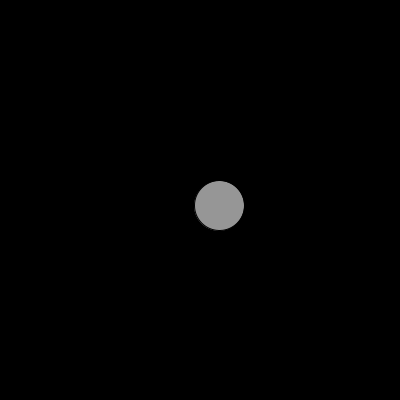
Frame 1 (no input)
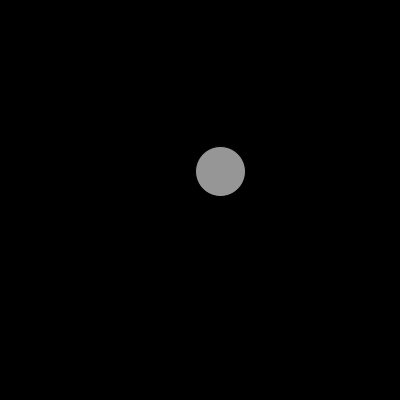
Frame 60 (the mouse pressed at the canvas centre just before this capture)
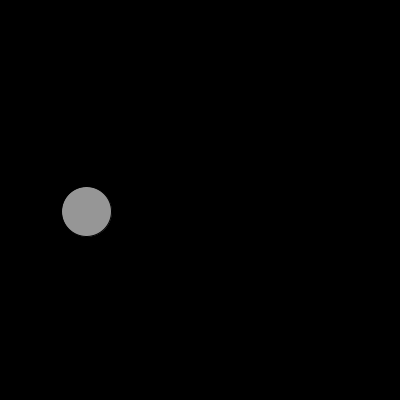
Frame 120 (the mouse held since frame 60 and released just before this capture)

The Processing sketch that drew these frames (run headless with seeded random() and noise(); from frame 60 on, the mouse is pressed at the canvas centre):

// Processing sketch: processing_105027
// ── processing_105027.pde

float xPos=random(0,width);
float yPos=random(0,height);
// change the ball's direction
float speedX=random(1,20);
float speedY=random(1,20);
float radius=50;
float gravity=0.3;

void setup(){
  size(400,400);
  background(0);
  xPos=width/2;
  yPos=height/2;
  fill(150);
  ellipse(width/2,height/2,radius,radius);
}

void draw(){
  background(0);
  
  //gravity
  speedY+=gravity; 
  
  // add speed to xPos and yPos
  xPos+=speedX; 
  yPos+=speedY;
  
  /* change the direction of the movement of both X and Y scale
  when the ball approach the right edge and the left edge*/
  if(xPos>width-radius/2){  
  speedX=speedX*-1;
  xPos=width-radius/2;//make sure the ball is in the space.
  }
  if(xPos<radius/2){
  speedX=speedX*-1;
  xPos=radius/2;
  }
  if(yPos>height-radius/2){
  speedY=speedY*-0.95;
  yPos=height-radius/2;
  }
  if(yPos<radius/2){
  speedY=speedY*-0.9;
  yPos=radius/2;
  }
  if((yPos>=height-radius/2)&&(speedY<=0)){
  yPos=height-radius/2;
  speedX=speedX*0.9;//to stop the ball
  }

  fill(150);
  ellipse(xPos,yPos,radius,radius);
}
